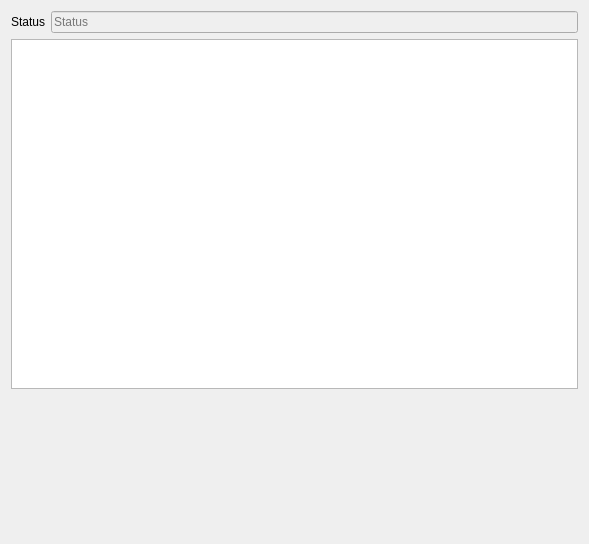
<?xml version="1.0" encoding="UTF-8"?>
<ui version="4.0">
 <class>Form</class>
 <widget class="QWidget" name="Form">
  <property name="geometry">
   <rect>
    <x>0</x>
    <y>0</y>
    <width>589</width>
    <height>544</height>
   </rect>
  </property>
  <property name="windowTitle">
   <string>Form</string>
  </property>
  <layout class="QVBoxLayout" name="verticalLayout">
   <item>
    <layout class="QGridLayout" name="gridLayout">
     <item row="0" column="0">
      <widget class="QLabel" name="label">
       <property name="text">
        <string>Status</string>
       </property>
      </widget>
     </item>
     <item row="0" column="1">
      <widget class="QLineEdit" name="ui_status">
       <property name="enabled">
        <bool>false</bool>
       </property>
       <property name="readOnly">
        <bool>true</bool>
       </property>
       <property name="placeholderText">
        <string>Status</string>
       </property>
      </widget>
     </item>
    </layout>
   </item>
   <item>
    <widget class="DeviceStateTableView" name="ui_device_state_table">
     <property name="sizePolicy">
      <sizepolicy hsizetype="Expanding" vsizetype="Maximum">
       <horstretch>0</horstretch>
       <verstretch>0</verstretch>
      </sizepolicy>
     </property>
     <property name="minimumSize">
      <size>
       <width>0</width>
       <height>350</height>
      </size>
     </property>
    </widget>
   </item>
   <item>
    <spacer name="verticalSpacer">
     <property name="orientation">
      <enum>Qt::Vertical</enum>
     </property>
     <property name="sizeHint" stdset="0">
      <size>
       <width>20</width>
       <height>271</height>
      </size>
     </property>
    </spacer>
   </item>
  </layout>
 </widget>
 <customwidgets>
  <customwidget>
   <class>DeviceStateTableView</class>
   <extends>QTableView</extends>
   <header>linuxnano/views/widgets/device_state_table_view</header>
  </customwidget>
 </customwidgets>
 <tabstops>
  <tabstop>ui_status</tabstop>
 </tabstops>
 <resources/>
 <connections/>
</ui>
